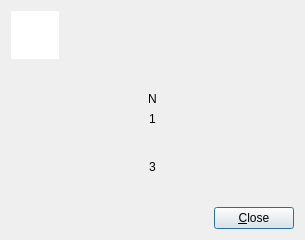
<?xml version="1.0" encoding="UTF-8"?>
<ui version="4.0">
 <class>AboutDialog</class>
 <widget class="QDialog" name="AboutDialog">
  <property name="windowModality">
   <enum>Qt::NonModal</enum>
  </property>
  <property name="geometry">
   <rect>
    <x>0</x>
    <y>0</y>
    <width>305</width>
    <height>240</height>
   </rect>
  </property>
  <property name="windowTitle">
   <string>Dialog</string>
  </property>
  <property name="modal">
   <bool>true</bool>
  </property>
  <layout class="QGridLayout" name="gridLayout">
   <item row="0" column="0">
    <layout class="QVBoxLayout" name="verticalLayout">
     <item>
      <layout class="QHBoxLayout" name="horizontalLayout">
       <item>
        <widget class="QGraphicsView" name="graphicsView">
         <property name="sizePolicy">
          <sizepolicy hsizetype="Preferred" vsizetype="Preferred">
           <horstretch>0</horstretch>
           <verstretch>0</verstretch>
          </sizepolicy>
         </property>
         <property name="maximumSize">
          <size>
           <width>48</width>
           <height>48</height>
          </size>
         </property>
         <property name="frameShape">
          <enum>QFrame::NoFrame</enum>
         </property>
        </widget>
       </item>
       <item>
        <spacer name="horizontalSpacer">
         <property name="orientation">
          <enum>Qt::Horizontal</enum>
         </property>
         <property name="sizeHint" stdset="0">
          <size>
           <width>40</width>
           <height>20</height>
          </size>
         </property>
        </spacer>
       </item>
      </layout>
     </item>
     <item>
      <spacer name="verticalSpacer">
       <property name="orientation">
        <enum>Qt::Vertical</enum>
       </property>
       <property name="sizeHint" stdset="0">
        <size>
         <width>20</width>
         <height>40</height>
        </size>
       </property>
      </spacer>
     </item>
     <item>
      <widget class="QLabel" name="labelAbout">
       <property name="text">
        <string>N</string>
       </property>
       <property name="alignment">
        <set>Qt::AlignCenter</set>
       </property>
      </widget>
     </item>
     <item>
      <widget class="QLabel" name="labelCopyright">
       <property name="text">
        <string>1</string>
       </property>
       <property name="alignment">
        <set>Qt::AlignCenter</set>
       </property>
      </widget>
     </item>
     <item>
      <spacer name="verticalSpacer_2">
       <property name="orientation">
        <enum>Qt::Vertical</enum>
       </property>
       <property name="sizeHint" stdset="0">
        <size>
         <width>20</width>
         <height>40</height>
        </size>
       </property>
      </spacer>
     </item>
     <item>
      <widget class="QLabel" name="labelVersion">
       <property name="text">
        <string>3</string>
       </property>
       <property name="alignment">
        <set>Qt::AlignCenter</set>
       </property>
      </widget>
     </item>
     <item>
      <spacer name="verticalSpacer_3">
       <property name="orientation">
        <enum>Qt::Vertical</enum>
       </property>
       <property name="sizeHint" stdset="0">
        <size>
         <width>20</width>
         <height>40</height>
        </size>
       </property>
      </spacer>
     </item>
     <item>
      <layout class="QHBoxLayout" name="horizontalLayout_2">
       <item>
        <spacer name="horizontalSpacer_2">
         <property name="orientation">
          <enum>Qt::Horizontal</enum>
         </property>
         <property name="sizeHint" stdset="0">
          <size>
           <width>40</width>
           <height>20</height>
          </size>
         </property>
        </spacer>
       </item>
       <item>
        <widget class="QPushButton" name="pushButton">
         <property name="sizePolicy">
          <sizepolicy hsizetype="Preferred" vsizetype="Fixed">
           <horstretch>0</horstretch>
           <verstretch>0</verstretch>
          </sizepolicy>
         </property>
         <property name="text">
          <string>&amp;Close</string>
         </property>
         <property name="icon">
          <iconset theme="dialog-close"/>
         </property>
        </widget>
       </item>
      </layout>
     </item>
    </layout>
   </item>
  </layout>
 </widget>
 <resources/>
 <connections>
  <connection>
   <sender>pushButton</sender>
   <signal>clicked()</signal>
   <receiver>AboutDialog</receiver>
   <slot>close()</slot>
   <hints>
    <hint type="sourcelabel">
     <x>246</x>
     <y>215</y>
    </hint>
    <hint type="destinationlabel">
     <x>149</x>
     <y>119</y>
    </hint>
   </hints>
  </connection>
 </connections>
</ui>
